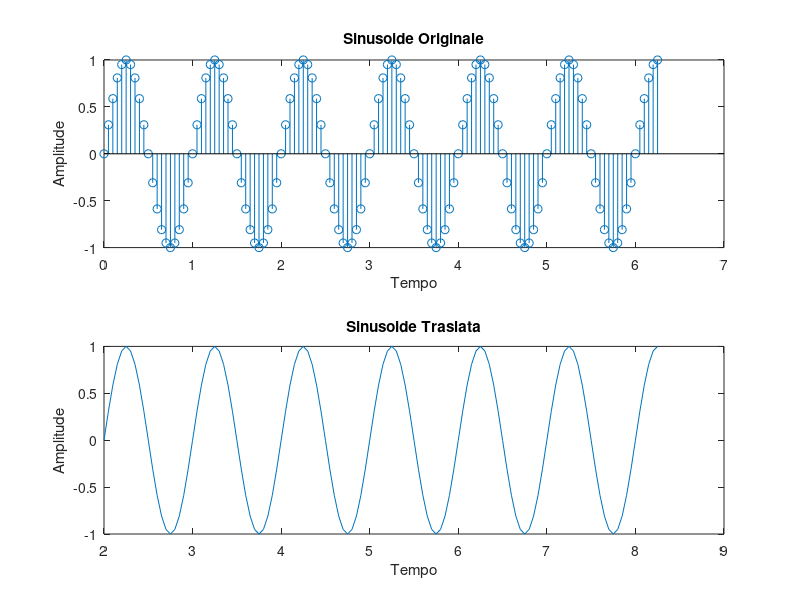

Here is the MATLAB script that generated this plot:
close all
clear
clc

% Creare una sinusoide
t = 0:0.05:2*pi; % Intervallo di tempo da 0 a 2*pi
A = 1; % Amplitude
f = 1; % Frequenza
phi = 0; % Fase
sinusoide = A * sin(2*pi*f*t + phi);

% Grafico della sinusoide originale
subplot(2, 1, 1);
stem(t, sinusoide);
title('Sinusoide Originale');
xlabel('Tempo');
ylabel('Amplitude');

% Trasla la sinusoide
t_shifted = t + 2; % Trasla di 1 secondo (puoi cambiare il valore a tuo piacimento)
sinusoide_shifted = A * sin(2*pi*f*t_shifted + phi);

% Grafico della sinusoide originale
subplot(2, 1, 2);
%stem(t_shifted, sinusoide_shifted);
plot(t_shifted, sinusoide_shifted);
title('Sinusoide Traslata');
xlabel('Tempo');
ylabel('Amplitude');